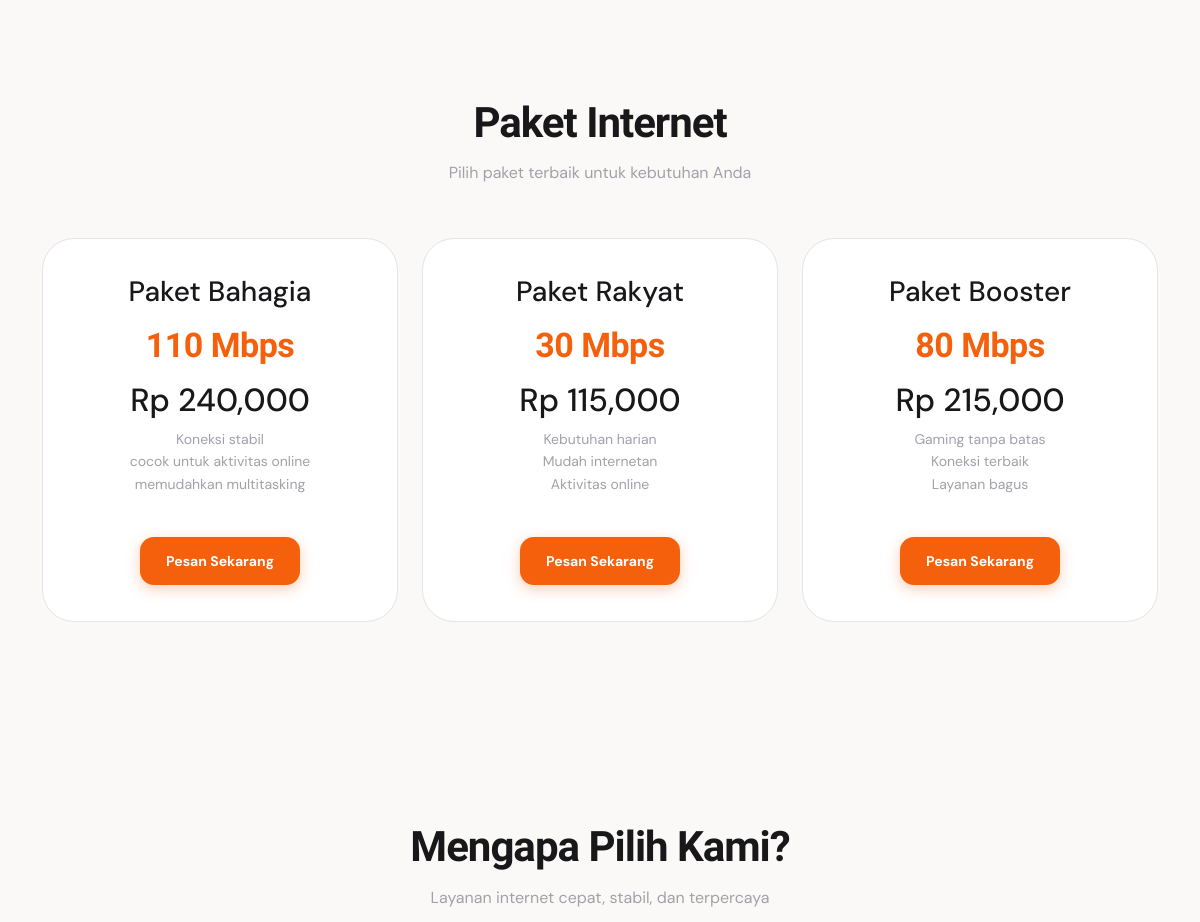
Before: / (middle part) with the older database file.
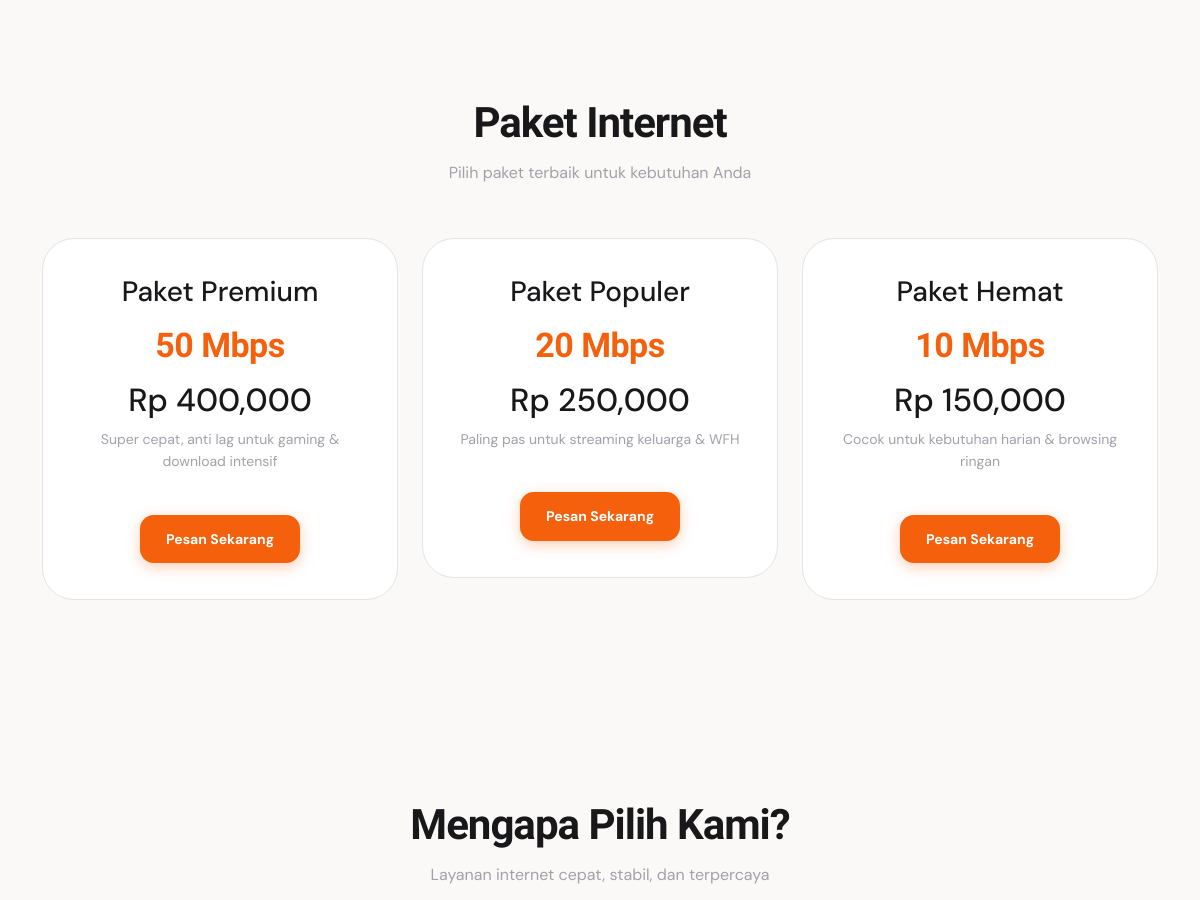
After: the same page with the newer database file.
### tables this page shows
CREATE TABLE `tb_paket` (
  `id_paket` int NOT NULL,
  `nama_paket` varchar(100) NOT NULL,
  `harga` int NOT NULL,
  `kecepatan` varchar(50) NOT NULL,
  `deskripsi` text,
  `status` enum('aktif','nonaktif') DEFAULT 'aktif'
);

### index.php (the view, shortened to what this page needs)
<?php
include 'koneksi.php';
$paket = mysqli_query($koneksi, "SELECT * FROM tb_paket where status='aktif' ORDER BY id_paket DESC LIMIT 3");
?>
<!DOCTYPE html>
<html lang="id">
<head>
    <link rel="stylesheet" href="assets/template/bootslander/assets/vendor/bootstrap/css/bootstrap.min.css">
    <link rel="stylesheet" href="assets/template/bootslander/assets/vendor/bootstrap-icons/bootstrap-icons.css">
    <link rel="stylesheet" href="assets/css/style.css">
</head>
<body>
    <section id="paket" class="section-space">
        <div class="container">
            <div class="section-title">
                <h2>Paket Internet</h2>
                <p>Pilih paket terbaik untuk kebutuhan Anda</p>
            </div>
            <div class="row g-4">
                <?php if (mysqli_num_rows($paket) > 0) { ?>
                    <?php while ($data = mysqli_fetch_assoc($paket)) { ?>
                        <div class="col-lg-4">
                            <div class="paket-card">
                                <h3><?php echo $data['nama_paket']; ?></h3>
                                <h1><?php echo $data['kecepatan']; ?></h1>
                                <h2>Rp <?php echo number_format($data['harga']); ?></h2>
                                <span><?php echo nl2br($data['deskripsi']); ?></span><br>
                                <a href="auth/login.php" class="btn-paket">Pesan Sekarang</a>
                            </div>
                        </div>
                    <?php } ?>
                <?php } ?>
            </div>
        </div>
    </section>
    <section id="tentang" class="section-space">
        <div class="container">
            <div class="section-title">
                <h2>Mengapa Pilih Kami?</h2>
                <p>Layanan internet cepat, stabil, dan terpercaya</p>
            </div>
        </div>
    </section>
</body>
</html>

### assets/css/style.css (style rules this page uses)
:root { --primary: #f4600c; --primary-light: #ff8a3d; --primary-glow: rgba(244, 96, 12, 0.18); --primary-soft: #fff4ee; --dark: #18181b; --dark-2: #27272a; --mid: #52525b; --muted: #a1a1aa; --line: #e4e4e7; --surface: #ffffff; --surface-2: #fafafa; --surface-3: #f5f5f4; --bg: #faf9f7; --shadow-sm: 0 1px 3px rgba(0,0,0,.06), 0 1px 2px rgba(0,0,0,.04); --shadow-md: 0 4px 16px rgba(0,0,0,.08), 0 2px 6px rgba(0,0,0,.04); --shadow-lg: 0 12px 40px rgba(0,0,0,.10), 0 4px 12px rgba(0,0,0,.05); --shadow-xl: 0 24px 60px rgba(0,0,0,.12), 0 8px 20px rgba(0,0,0,.06); --shadow-orange: 0 8px 32px rgba(244,96,12,.28); --radius-sm: 8px; --radius-md: 14px; --radius-lg: 22px; --radius-xl: 32px; --transition: all .22s cubic-bezier(.4,0,.2,1); --font-body: 'DM Sans', sans-serif; --font-display: 'Plus Jakarta Sans', sans-serif; }
*, *::before, *::after { margin: 0; padding: 0; box-sizing: border-box; }
html { scroll-behavior: smooth; }
body { font-family: var(--font-body); font-size: 15px; line-height: 1.6; color: var(--dark); background-color: var(--bg); overflow-x: hidden; -webkit-font-smoothing: antialiased; }
a { text-decoration: none; }
.btn-paket { display: inline-flex; align-items: center; gap: 8px; margin-top: 18px; padding: 13px 26px; border-radius: var(--radius-md); background: var(--primary); color: #fff; font-weight: 700; font-size: 14px; transition: var(--transition); box-shadow: 0 4px 14px rgba(244,96,12,.3); }
.section-space { padding: 100px 0; }
.section-title { text-align: center; margin-bottom: 52px; }
.section-title h2 { font-family: var(--font-display); font-size: 42px; font-weight: 800; letter-spacing: -1px; margin-bottom: 12px; color: var(--dark); }
.section-title p { color: var(--muted); font-size: 16px; }
.paket-card { background: var(--surface); padding: 36px 32px; border-radius: var(--radius-xl); text-align: center; border: 1px solid var(--line); transition: var(--transition); position: relative; overflow: hidden; }
.paket-card::before { content: ''; position: absolute; top: 0; left: 0; right: 0; height: 3px; background: linear-gradient(90deg, var(--primary), var(--primary-light)); opacity: 0; transition: var(--transition); }
.paket-card h1 { font-family: var(--font-display); color: var(--primary); font-size: 34px; font-weight: 800; margin: 16px 0; letter-spacing: -0.5px; }
.paket-card span { color: var(--muted); display: block; margin-top: 8px; font-size: 14px; }

Changed rows visible on the page:
removed tb_paket: nama_paket "Paket Bahagia", kecepatan "110 Mbps", harga "240,000", deskripsi "Koneksi stabil cocok untuk aktivitas online memudahkan multitasking"
removed tb_paket: nama_paket "Paket Rakyat", kecepatan "30 Mbps", harga "115,000", deskripsi "Kebutuhan harian Mudah internetan Aktivitas online"
removed tb_paket: nama_paket "Paket Booster", kecepatan "80 Mbps", harga "215,000", deskripsi "Gaming tanpa batas Koneksi terbaik Layanan bagus"
now on this page (row edited): tb_paket: nama_paket "Paket Premium", kecepatan "50 Mbps", harga "400,000", deskripsi "Super cepat, anti lag untuk gaming & download intensif"
now on this page (row edited): tb_paket: nama_paket "Paket Populer", kecepatan "20 Mbps", harga "250,000", deskripsi "Paling pas untuk streaming keluarga & WFH"
now on this page (row edited): tb_paket: nama_paket "Paket Hemat", kecepatan "10 Mbps", harga "150,000", deskripsi "Cocok untuk kebutuhan harian & browsing ringan"
